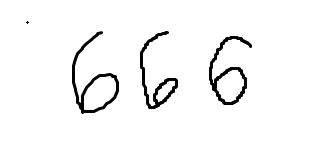
#> input picture curated_dataset/hand-drawn/666.png, 321 x 142 px
$ python -i multidigit_classifier_ver10.py   (imports and definitions only)
#> lines starting #> are read from the running program, lines starting #| are printed output that depends on the picture; after the words box and inside, x2 and y2 are one past the last pixel; in counts of white or black regions, pixels touching at a corner belong together
import cv2
import numpy as np
from PIL import Image
import pickle
import os
import pandas as pd
import matplotlib.pyplot as plt

# [6 lines left out: function preprocess_single_digit, not called in this run]

def extract_digits_from_image(image_path):
#> called with image_path = 'curated_dataset/hand-drawn/666.png'
    img = cv2.imread(image_path, cv2.IMREAD_GRAYSCALE)
#> img is the input picture: shape (142, 321); min 0, max 255, mean 244.8
    if img is None:
        print(f"Error: Could not read image at {image_path}")
        return [], [], []

    blurred = cv2.GaussianBlur(img, (5, 5), 0)
    thresh = cv2.adaptiveThreshold(blurred, 255, cv2.ADAPTIVE_THRESH_GAUSSIAN_C, cv2.THRESH_BINARY_INV, 11, 2)
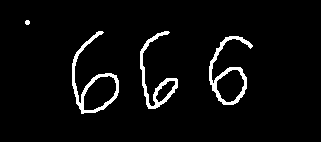
#> thresh: shape (142, 321); 4.4% white; 4 white regions, box (x1, y1, x2, y2) and area: (72, 31, 119, 114) 719, (209, 36, 253, 105) 678, (140, 31, 178, 109) 610, (25, 20, 30, 25) 21
    kernel = np.ones((3, 3), np.uint8)
    eroded = cv2.erode(thresh, kernel, iterations=1)  # Erosion to separate digits
#> eroded: shape (142, 321); 1.3% white in thin lines or dots, all inside (x1, y1, x2, y2) = (26, 21, 251, 113)
    dilated = cv2.dilate(thresh, kernel, iterations=2)
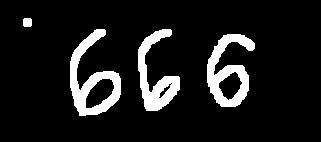
#> dilated: shape (142, 321); 10.6% white; 4 white regions

    contours, _ = cv2.findContours(dilated, cv2.RETR_EXTERNAL, cv2.CHAIN_APPROX_SIMPLE)
#> contours = 4 contours; box (x1, y1, x2, y2) and area: (70, 29, 121, 116) 2090, (207, 34, 255, 107) 1856, (138, 29, 180, 111) 1372, (23, 18, 32, 27) 62
    digit_boxes, decimal_point_boxes = [], []
    all_boxes = [cv2.boundingRect(cnt) for cnt in contours]
#> all_boxes = [(207, 34, 48, 73), (138, 29, 42, 82), (70, 29, 51, 87), (23, 18, 9, 9)]
    all_boxes = split_wide_boxes(img, all_boxes)  # New step to split wide boxes
    decimal_point_boxes, digit_boxes = refine_decimal_point_detection(all_boxes)
    digit_boxes = merge_and_adjust_overlapping_boxes(digit_boxes)
    digit_boxes.sort()
    decimal_point_boxes.sort()

    decimal_point_boxes = filter_stray_decimal_points(decimal_point_boxes, digit_boxes)

    digit_images = [Image.fromarray(extract_digit_with_padding_and_squaring(img, x, y, w, h))
                    for x, y, w, h in digit_boxes]
    return digit_images, digit_boxes, decimal_point_boxes, img

def split_wide_boxes(img, boxes):
    """Splits overly wide bounding boxes into two if necessary."""
    new_boxes = []
    for x, y, w, h in boxes:
        aspect_ratio = w / h
        if aspect_ratio > 1.5:  # Likely contains two digits
            vertical_projection = np.sum(img[y:y+h, x:x+w], axis=0)
            split_index = np.argmin(vertical_projection[w//4:3*w//4]) + w//4
            new_boxes.append((x, y, split_index, h))
            new_boxes.append((x + split_index, y, w - split_index, h))
        else:
            new_boxes.append((x, y, w, h))
#> this loop made 4 passes
#> (x, y, w, h, aspect_ratio) on passes 1 to 4: (207, 34, 48, 73, 0.658), (138, 29, 42, 82, 0.512), (70, 29, 51, 87, 0.586), (23, 18, 9, 9, 1)
#> after the loop, new_boxes has the same summary as all_boxes in extract_digits_from_image
    return new_boxes


def refine_decimal_point_detection(all_boxes):
    digit_areas = [w * h for _, _, w, h in all_boxes]
#> digit_areas = [3504, 3444, 4437, 81]
    if not digit_areas:
        return [], all_boxes
    avg_area = sum(digit_areas) / len(digit_areas)
#> avg_area = 2866.5
    decimal_point_boxes, digit_boxes = [], []
    for x, y, w, h in all_boxes:
        aspect_ratio = h / w if w > 0 else float("inf")
        if w * h < avg_area / 2 and 0.5 < aspect_ratio < 2:
            decimal_point_boxes.append((x, y, w, h))
        else:
            digit_boxes.append((x, y, w, h))
#> this loop made 4 passes
#> (x, y, w, h, aspect_ratio) on passes 1 to 4: (207, 34, 48, 73, 1.52), (138, 29, 42, 82, 1.95), (70, 29, 51, 87, 1.71), (23, 18, 9, 9, 1)
#> after the loop, decimal_point_boxes = [(23, 18, 9, 9)]; digit_boxes = [(207, 34, 48, 73), (138, 29, 42, 82), (70, 29, 51, 87)]
#> in extract_digits_from_image, `decimal_point_boxes, digit_boxes = refine_decimal_point_detection(all_..`: decimal_point_boxes = [(23, 18, 9, 9)]
#> in merge_and_adjust_overlapping_boxes, `merged_boxes, used = [], [False] * len(boxes)`: merged_boxes = []; used = [False, False, False]
#> the loop in merge_and_adjust_overlapping_boxes, `for i in range(len(boxes)):` made 3 passes
#> after the loop in merge_and_adjust_overlapping_boxes, `for i in range(len(boxes)):`: merged_boxes = [(70, 29, 51, 87), (138, 29, 42, 82), (207, 34, 48, 73)]
#> in extract_digits_from_image, `digit_boxes = merge_and_adjust_overlapping_boxes(digit_boxes)`: digit_boxes has the same summary as merged_boxes in merge_and_adjust_overlapping_boxes
    return decimal_point_boxes, digit_boxes

def filter_stray_decimal_points(decimal_point_boxes, digit_boxes):
    """Removes decimal points that are positioned above the top half of any digit."""
    valid_decimal_points = []
    for dx, dy, dw, dh in decimal_point_boxes:
        is_valid = False
        for x, y, w, h in digit_boxes:
            top_half_threshold = y + (h // 2)
            if dy > top_half_threshold:
                is_valid = True
                break
        if is_valid:
            valid_decimal_points.append((dx, dy, dw, dh))
#> this loop made 1 pass
#> after the loop, valid_decimal_points = []
    return valid_decimal_points

def extract_digit_with_padding_and_squaring(img, x, y, w, h):
#> called with x = 70, y = 29, w = 51, h = 87
    padding = int(max(w, h) * 0.2)
    x_start, y_start = max(0, x - padding), max(0, y - padding)
    x_end, y_end = min(img.shape[1], x + w + padding), min(img.shape[0], y + h + padding)
#> x_end = 138; y_end = 133
    digit_roi = img[y_start:y_end, x_start:x_end]
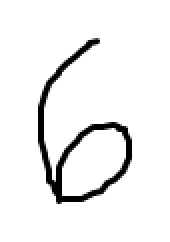
#> digit_roi: shape (121, 85) (shown 2 times larger); min 0, max 255, mean 239.3
    side = max(digit_roi.shape)
#> side = 121
    square_digit = np.full((side, side), 255, dtype=np.uint8)
    x_offset, y_offset = (side - digit_roi.shape[1]) // 2, (side - digit_roi.shape[0]) // 2
#> x_offset = 18; y_offset = 0
    square_digit[y_offset:y_offset + digit_roi.shape[0], x_offset:x_offset + digit_roi.shape[1]] = digit_roi
    return square_digit

def classify_digits(digit_images, model):
    data = [preprocess_single_digit(image) for image in digit_images]
    return model.predict(pd.DataFrame(data).values) if data else []

# [13 lines left out: function combine_predictions, not called in this run]

def merge_and_adjust_overlapping_boxes(boxes):
    if len(boxes) <= 1:
        return boxes
    boxes.sort()
    merged_boxes, used = [], [False] * len(boxes)
    for i in range(len(boxes)):
        if used[i]:
            continue
        x1, y1, w1, h1 = boxes[i]
        for j in range(i + 1, len(boxes)):
            if used[j]:
                continue
            x2, y2, w2, h2 = boxes[j]
            if max(x1, x2) < min(x1 + w1, x2 + w2) and max(y1, y2) < min(y1 + h1, y2 + h2):
                used[j] = True
        merged_boxes.append(boxes[i])
    return merged_boxes

# [31 lines left out: functions visualize_results, main, not called in this run]

# [2 lines not run here, left out]

>>> result = extract_digits_from_image('curated_dataset/hand-drawn/666.png')
#> call 2 of extract_digit_with_padding_and_squaring, with x = 138, y = 29, w = 42, h = 82
#> in extract_digit_with_padding_and_squaring (call 2), `padding = int(max(w, h) * 0.2)`: padding = 16
#> in extract_digit_with_padding_and_squaring (call 2), `x_start, y_start = max(0, x - padding), max(0, y - padding)`: x_start = 122; y_start = 13
#> in extract_digit_with_padding_and_squaring (call 2), `x_end, y_end = min(img.shape[1], x + w + padding), min(img.shape[0], y..`: x_end = 196; y_end = 127
#> in extract_digit_with_padding_and_squaring (call 2), `digit_roi = img[y_start:y_end, x_start:x_end]`:
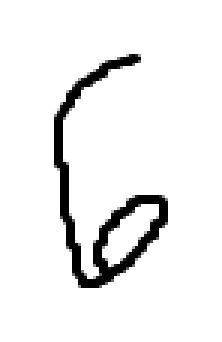
#> digit_roi: shape (114, 74) (shown 3 times larger); min 0, max 255, mean 237.9
#> in extract_digit_with_padding_and_squaring (call 2), `square_digit[y_offset:y_offset + digit_roi.shape[0], x_offset:x_offset..`:
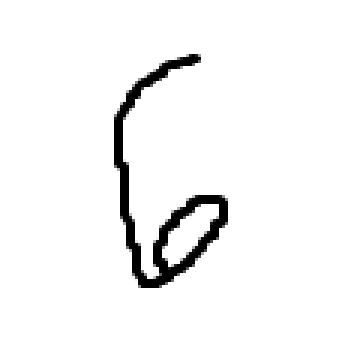
#> square_digit: shape (114, 114) (shown 3 times larger); min 0, max 255, mean 243.9
#> call 3 of extract_digit_with_padding_and_squaring, with x = 207, y = 34, w = 48, h = 73
#> in extract_digit_with_padding_and_squaring (call 3), `padding = int(max(w, h) * 0.2)`: padding = 14
#> in extract_digit_with_padding_and_squaring (call 3), `x_start, y_start = max(0, x - padding), max(0, y - padding)`: x_start = 193; y_start = 20
#> in extract_digit_with_padding_and_squaring (call 3), `x_end, y_end = min(img.shape[1], x + w + padding), min(img.shape[0], y..`: x_end = 269; y_end = 121
#> in extract_digit_with_padding_and_squaring (call 3), `digit_roi = img[y_start:y_end, x_start:x_end]`:
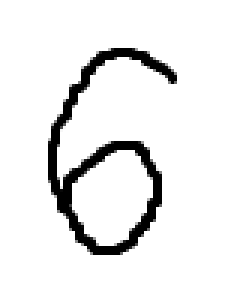
#> digit_roi: shape (101, 76) (shown 3 times larger); min 0, max 255, mean 234.3
#> in extract_digit_with_padding_and_squaring (call 3), `square_digit[y_offset:y_offset + digit_roi.shape[0], x_offset:x_offset..`:
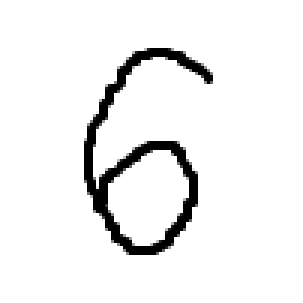
#> square_digit: shape (101, 101) (shown 3 times larger); min 0, max 255, mean 239.4
#> in extract_digits_from_image, `digit_images = [Image.fromarray(extract_digit_with_padding_and_squarin..`: digit_images = 3 items

$ run again, on curated_dataset/hand-drawn/4-36.png
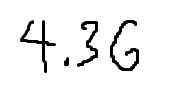
#> input picture curated_dataset/hand-drawn/4-36.png, 169 x 89 px
#> in extract_digits_from_image, img is the input picture: shape (89, 169); min 0, max 255, mean 237.7
#> in extract_digits_from_image, `thresh = cv2.adaptiveThreshold(blurred, 255, cv2.ADAPTIVE_THRESH_GAUSS..`:
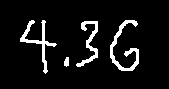
#> thresh: shape (89, 169); 7.5% white; 4 white regions, box (x1, y1, x2, y2) and area: (110, 20, 139, 71) 413, (20, 20, 57, 74) 364, (76, 21, 98, 67) 304, (64, 57, 69, 67) 40
#> eroded: shape (89, 169); 2.3% white in thin lines or dots, all inside (x1, y1, x2, y2) = (21, 21, 138, 72)
#> dilated: shape (89, 169); 18.5% white; 4 white regions
#> contours = 4 contours; box (x1, y1, x2, y2) and area: (108, 18, 141, 73) 903, (18, 18, 59, 76) 785, (74, 19, 100, 69) 687, (62, 55, 71, 69) 96
#> all_boxes = [(62, 55, 9, 14), (74, 19, 26, 50), (108, 18, 33, 55), (18, 18, 41, 58)]
#> the loop in split_wide_boxes, `for x, y, w, h in boxes:` made 4 passes
#> (x, y, w, h, aspect_ratio) on passes 1 to 4: (62, 55, 9, 14, 0.643), (74, 19, 26, 50, 0.52), (108, 18, 33, 55, 0.6), (18, 18, 41, 58, 0.707)
#> after the loop in split_wide_boxes, `for x, y, w, h in boxes:`: new_boxes has the same summary as all_boxes in extract_digits_from_image
#> digit_areas = [126, 1300, 1815, 2378]
#> avg_area = 1404.8
#> the loop in refine_decimal_point_detection, `for x, y, w, h in all_boxes:` made 4 passes
#> (x, y, w, h, aspect_ratio) on passes 1 to 4: (62, 55, 9, 14, 1.56), (74, 19, 26, 50, 1.92), (108, 18, 33, 55, 1.67), (18, 18, 41, 58, 1.41)
#> after the loop in refine_decimal_point_detection, `for x, y, w, h in all_boxes:`: decimal_point_boxes = [(62, 55, 9, 14)]; digit_boxes = [(74, 19, 26, 50), (108, 18, 33, 55), (18, 18, 41, 58)]
#> in extract_digits_from_image, `decimal_point_boxes, digit_boxes = refine_decimal_point_detection(all_..`: decimal_point_boxes = [(62, 55, 9, 14)]
#> in merge_and_adjust_overlapping_boxes, `merged_boxes, used = [], [False] * len(boxes)`: merged_boxes = []; used = [False, False, False]
#> the loop in merge_and_adjust_overlapping_boxes, `for i in range(len(boxes)):` made 3 passes
#> after the loop in merge_and_adjust_overlapping_boxes, `for i in range(len(boxes)):`: merged_boxes = [(18, 18, 41, 58), (74, 19, 26, 50), (108, 18, 33, 55)]
#> in extract_digits_from_image, `digit_boxes = merge_and_adjust_overlapping_boxes(digit_boxes)`: digit_boxes has the same summary as merged_boxes in merge_and_adjust_overlapping_boxes
#> the loop in filter_stray_decimal_points, `for dx, dy, dw, dh in decimal_point_boxes:` made 1 pass
#> after the loop in filter_stray_decimal_points, `for dx, dy, dw, dh in decimal_point_boxes:`: valid_decimal_points = [(62, 55, 9, 14)]
#> digit_roi: shape (70, 46)
#> square_digit: shape (70, 70)
#> padding = 11
#> x_start = 97; y_start = 7
#> x_end = 152; y_end = 84
#> digit_roi: shape (77, 55)
#> in extract_digit_with_padding_and_squaring (call 3), `square_digit[y_offset:y_offset + digit_roi.shape[0], x_offset:x_offset..`:
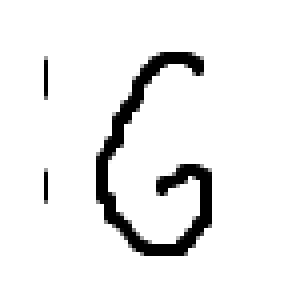
#> square_digit: shape (77, 77) (shown 4 times larger); min 0, max 255, mean 238
#> digit_images = 3 items

$ run again, on curated_dataset/hand-drawn/4-36-5.png
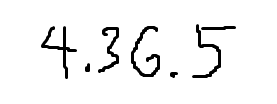
#> input picture curated_dataset/hand-drawn/4-36-5.png, 277 x 104 px
#> in extract_digits_from_image, img is the input picture: shape (104, 277); min 0, max 255, mean 242.2
#> in extract_digits_from_image, `thresh = cv2.adaptiveThreshold(blurred, 255, cv2.ADAPTIVE_THRESH_GAUSS..`:
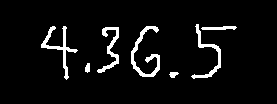
#> thresh: shape (104, 277); 5.5% white; 7 white regions, largest, box (x1, y1, x2, y2) and area: (131, 26, 160, 77) 413, (41, 26, 78, 80) 364, (191, 24, 221, 79) 313
#> eroded: shape (104, 277); 1.7% white in thin lines or dots, all inside (x1, y1, x2, y2) = (42, 25, 235, 78)
#> dilated: shape (104, 277); 13.7% white; 6 white regions
#> contours = 6 contours; box (x1, y1, x2, y2) and area: (189, 22, 239, 81) 907, (129, 24, 162, 79) 903, (39, 24, 80, 82) 785, (95, 25, 121, 75) 687, (167, 70, 181, 80) 102, (83, 61, 92, 75) 96
#> all_boxes = [(167, 70, 14, 10), (83, 61, 9, 14), (95, 25, 26, 50), (129, 24, 33, 55), (39, 24, 41, 58), (189, 22, 50, 59)]
#> the loop in split_wide_boxes, `for x, y, w, h in boxes:` made 6 passes
#> (x, y, w, h, aspect_ratio) on passes 1 to 6: (167, 70, 14, 10, 1.4), (83, 61, 9, 14, 0.643), (95, 25, 26, 50, 0.52), (129, 24, 33, 55, 0.6), (39, 24, 41, 58, 0.707), (189, 22, 50, 59, 0.847)
#> after the loop in split_wide_boxes, `for x, y, w, h in boxes:`: new_boxes has the same summary as all_boxes in extract_digits_from_image
#> digit_areas = [140, 126, 1300, 1815, 2378, 2950]
#> avg_area = 1451.5
#> the loop in refine_decimal_point_detection, `for x, y, w, h in all_boxes:` made 6 passes
#> (x, y, w, h, aspect_ratio) on passes 1 to 6: (167, 70, 14, 10, 0.714), (83, 61, 9, 14, 1.56), (95, 25, 26, 50, 1.92), (129, 24, 33, 55, 1.67), (39, 24, 41, 58, 1.41), (189, 22, 50, 59, 1.18)
#> after the loop in refine_decimal_point_detection, `for x, y, w, h in all_boxes:`: decimal_point_boxes = [(167, 70, 14, 10), (83, 61, 9, 14)]; digit_boxes = [(95, 25, 26, 50), (129, 24, 33, 55), (39, 24, 41, 58), (189, 22, 50, 59)]
#> in extract_digits_from_image, `decimal_point_boxes, digit_boxes = refine_decimal_point_detection(all_..`: decimal_point_boxes = [(167, 70, 14, 10), (83, 61, 9, 14)]
#> in merge_and_adjust_overlapping_boxes, `merged_boxes, used = [], [False] * len(boxes)`: merged_boxes = []; used = [False, False, False, False]
#> the loop in merge_and_adjust_overlapping_boxes, `for i in range(len(boxes)):` made 4 passes
#> after the loop in merge_and_adjust_overlapping_boxes, `for i in range(len(boxes)):`: merged_boxes = [(39, 24, 41, 58), (95, 25, 26, 50), (129, 24, 33, 55), (189, 22, 50, 59)]
#> in extract_digits_from_image, `digit_boxes = merge_and_adjust_overlapping_boxes(digit_boxes)`: digit_boxes has the same summary as merged_boxes in merge_and_adjust_overlapping_boxes
#> the loop in filter_stray_decimal_points, `for dx, dy, dw, dh in decimal_point_boxes:` made 2 passes
#> after the loop in filter_stray_decimal_points, `for dx, dy, dw, dh in decimal_point_boxes:`: valid_decimal_points = [(83, 61, 9, 14), (167, 70, 14, 10)]
#> digit_roi: shape (70, 46)
#> square_digit: shape (70, 70)
#> digit_roi: shape (77, 55)
#> square_digit: shape (77, 77)
#> x_start = 178; y_start = 11
#> x_end = 250; y_end = 92
#> digit_roi: shape (81, 72)
#> in extract_digit_with_padding_and_squaring (call 4), `square_digit[y_offset:y_offset + digit_roi.shape[0], x_offset:x_offset..`:
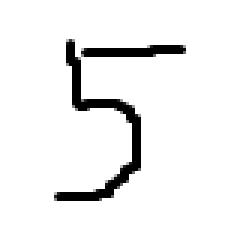
#> square_digit: shape (81, 81) (shown 3 times larger); min 0, max 255, mean 239.6
#> digit_images = 4 items

$ run again, on curated_dataset/hand-drawn/-89.png
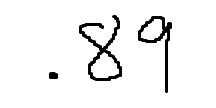
#> input picture curated_dataset/hand-drawn/-89.png, 216 x 108 px
#> in extract_digits_from_image, img is the input picture: shape (108, 216); min 0, max 255, mean 241.6
#> thresh: shape (108, 216); 5.5% white; 3 white regions, box (x1, y1, x2, y2) and area: (79, 14, 122, 81) 707, (138, 16, 172, 94) 520, (49, 72, 58, 79) 61
#> eroded: shape (108, 216); 1.8% white in thin lines or dots, all inside (x1, y1, x2, y2) = (50, 16, 171, 92)
#> dilated: shape (108, 216); 12.9% white; 3 white regions
#> contours = 3 contours; box (x1, y1, x2, y2) and area: (77, 12, 124, 83) 1810, (136, 14, 174, 96) 1240, (47, 70, 60, 81) 118
#> all_boxes = [(47, 70, 13, 11), (136, 14, 38, 82), (77, 12, 47, 71)]
#> the loop in split_wide_boxes, `for x, y, w, h in boxes:` made 3 passes
#> (x, y, w, h, aspect_ratio) on passes 1 to 3: (47, 70, 13, 11, 1.18), (136, 14, 38, 82, 0.463), (77, 12, 47, 71, 0.662)
#> after the loop in split_wide_boxes, `for x, y, w, h in boxes:`: new_boxes has the same summary as all_boxes in extract_digits_from_image
#> digit_areas = [143, 3116, 3337]
#> avg_area = 2198.7
#> the loop in refine_decimal_point_detection, `for x, y, w, h in all_boxes:` made 3 passes
#> (x, y, w, h, aspect_ratio) on passes 1 to 3: (47, 70, 13, 11, 0.846), (136, 14, 38, 82, 2.16), (77, 12, 47, 71, 1.51)
#> after the loop in refine_decimal_point_detection, `for x, y, w, h in all_boxes:`: decimal_point_boxes = [(47, 70, 13, 11)]; digit_boxes = [(136, 14, 38, 82), (77, 12, 47, 71)]
#> in extract_digits_from_image, `decimal_point_boxes, digit_boxes = refine_decimal_point_detection(all_..`: decimal_point_boxes = [(47, 70, 13, 11)]; digit_boxes = [(136, 14, 38, 82), (77, 12, 47, 71)]
#> in merge_and_adjust_overlapping_boxes, `merged_boxes, used = [], [False] * len(boxes)`: merged_boxes = []; used = [False, False]
#> the loop in merge_and_adjust_overlapping_boxes, `for i in range(len(boxes)):` made 2 passes
#> after the loop in merge_and_adjust_overlapping_boxes, `for i in range(len(boxes)):`: merged_boxes = [(77, 12, 47, 71), (136, 14, 38, 82)]
#> the loop in filter_stray_decimal_points, `for dx, dy, dw, dh in decimal_point_boxes:` made 1 pass
#> after the loop in filter_stray_decimal_points, `for dx, dy, dw, dh in decimal_point_boxes:`: valid_decimal_points = [(47, 70, 13, 11)]
#> padding = 16
#> x_start = 120; y_start = 0
#> x_end = 190; y_end = 108
#> digit_roi: shape (108, 70)
#> in extract_digit_with_padding_and_squaring (call 2), `square_digit[y_offset:y_offset + digit_roi.shape[0], x_offset:x_offset..`:
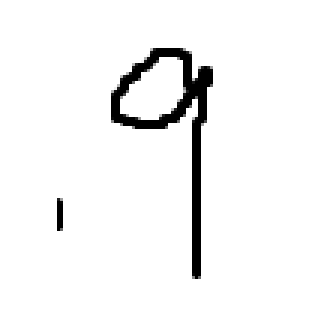
#> square_digit: shape (108, 108) (shown 3 times larger); min 0, max 255, mean 243.5
#> digit_images = 2 items
